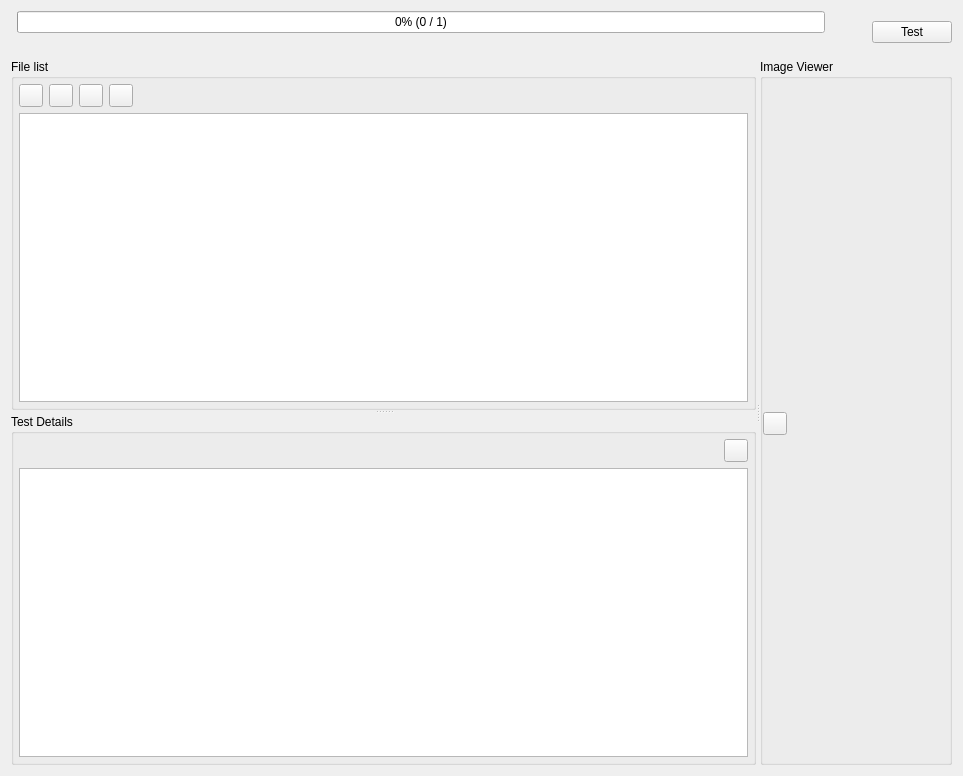
<?xml version="1.0" encoding="UTF-8"?>
<ui version="4.0">
 <class>tester_widget</class>
 <widget class="QWidget" name="tester_widget">
  <property name="geometry">
   <rect>
    <x>0</x>
    <y>0</y>
    <width>963</width>
    <height>776</height>
   </rect>
  </property>
  <property name="windowTitle">
   <string>Form</string>
  </property>
  <layout class="QVBoxLayout" name="verticalLayout_5">
   <item>
    <layout class="QHBoxLayout" name="horizontalLayout">
     <item>
      <layout class="QVBoxLayout" name="verticalLayout_4">
       <property name="leftMargin">
        <number>6</number>
       </property>
       <item>
        <widget class="QProgressBar" name="progress_iter">
         <property name="maximum">
          <number>1</number>
         </property>
         <property name="value">
          <number>0</number>
         </property>
         <property name="format">
          <string>%p% (%v / %m)</string>
         </property>
        </widget>
       </item>
       <item>
        <widget class="QLabel" name="label_time">
         <property name="text">
          <string/>
         </property>
         <property name="alignment">
          <set>Qt::AlignRight|Qt::AlignTrailing|Qt::AlignVCenter</set>
         </property>
        </widget>
       </item>
      </layout>
     </item>
     <item>
      <widget class="QLabel" name="lbl_test_indicator">
       <property name="sizePolicy">
        <sizepolicy hsizetype="Minimum" vsizetype="Minimum">
         <horstretch>0</horstretch>
         <verstretch>0</verstretch>
        </sizepolicy>
       </property>
       <property name="minimumSize">
        <size>
         <width>35</width>
         <height>35</height>
        </size>
       </property>
       <property name="text">
        <string/>
       </property>
      </widget>
     </item>
     <item>
      <widget class="QPushButton" name="btn_test">
       <property name="text">
        <string>Test</string>
       </property>
       <property name="checkable">
        <bool>true</bool>
       </property>
      </widget>
     </item>
    </layout>
   </item>
   <item>
    <widget class="QSplitter" name="splitter_result">
     <property name="orientation">
      <enum>Qt::Horizontal</enum>
     </property>
     <widget class="QSplitter" name="splitter_file_list">
      <property name="orientation">
       <enum>Qt::Vertical</enum>
      </property>
      <widget class="QGroupBox" name="group_file_list">
       <property name="sizePolicy">
        <sizepolicy hsizetype="Preferred" vsizetype="Preferred">
         <horstretch>0</horstretch>
         <verstretch>0</verstretch>
        </sizepolicy>
       </property>
       <property name="minimumSize">
        <size>
         <width>0</width>
         <height>0</height>
        </size>
       </property>
       <property name="maximumSize">
        <size>
         <width>16777215</width>
         <height>16777215</height>
        </size>
       </property>
       <property name="title">
        <string>File list</string>
       </property>
       <layout class="QVBoxLayout" name="verticalLayout_2">
        <property name="leftMargin">
         <number>5</number>
        </property>
        <property name="topMargin">
         <number>5</number>
        </property>
        <property name="rightMargin">
         <number>5</number>
        </property>
        <property name="bottomMargin">
         <number>5</number>
        </property>
        <item>
         <layout class="QHBoxLayout" name="layoutControl">
          <item>
           <widget class="QToolButton" name="btn_add">
            <property name="toolTip">
             <string>add files</string>
            </property>
            <property name="text">
             <string/>
            </property>
           </widget>
          </item>
          <item>
           <widget class="QToolButton" name="btn_add_folder">
            <property name="toolTip">
             <string>add folder</string>
            </property>
            <property name="text">
             <string/>
            </property>
           </widget>
          </item>
          <item>
           <widget class="QToolButton" name="btn_delete">
            <property name="toolTip">
             <string>delete</string>
            </property>
            <property name="text">
             <string/>
            </property>
           </widget>
          </item>
          <item>
           <widget class="QToolButton" name="btn_reset">
            <property name="toolTip">
             <string>restore</string>
            </property>
            <property name="text">
             <string/>
            </property>
           </widget>
          </item>
          <item>
           <spacer name="horizontalSpacer">
            <property name="orientation">
             <enum>Qt::Horizontal</enum>
            </property>
            <property name="sizeHint" stdset="0">
             <size>
              <width>40</width>
              <height>20</height>
             </size>
            </property>
           </spacer>
          </item>
         </layout>
        </item>
        <item>
         <widget class="QTableWidget" name="table_file_list">
          <property name="sizePolicy">
           <sizepolicy hsizetype="Preferred" vsizetype="Preferred">
            <horstretch>0</horstretch>
            <verstretch>0</verstretch>
           </sizepolicy>
          </property>
          <property name="minimumSize">
           <size>
            <width>0</width>
            <height>0</height>
           </size>
          </property>
          <property name="maximumSize">
           <size>
            <width>16777215</width>
            <height>16777215</height>
           </size>
          </property>
          <property name="editTriggers">
           <set>QAbstractItemView::NoEditTriggers</set>
          </property>
         </widget>
        </item>
       </layout>
      </widget>
      <widget class="QGroupBox" name="group_test_detail">
       <property name="sizePolicy">
        <sizepolicy hsizetype="Preferred" vsizetype="Preferred">
         <horstretch>0</horstretch>
         <verstretch>0</verstretch>
        </sizepolicy>
       </property>
       <property name="minimumSize">
        <size>
         <width>0</width>
         <height>0</height>
        </size>
       </property>
       <property name="maximumSize">
        <size>
         <width>16777215</width>
         <height>16777215</height>
        </size>
       </property>
       <property name="title">
        <string>Test Details</string>
       </property>
       <layout class="QVBoxLayout" name="verticalLayout">
        <property name="leftMargin">
         <number>5</number>
        </property>
        <property name="topMargin">
         <number>5</number>
        </property>
        <property name="rightMargin">
         <number>5</number>
        </property>
        <property name="bottomMargin">
         <number>5</number>
        </property>
        <item>
         <layout class="QHBoxLayout" name="layoutControl_2">
          <item>
           <spacer name="horizontalSpacer_2">
            <property name="orientation">
             <enum>Qt::Horizontal</enum>
            </property>
            <property name="sizeHint" stdset="0">
             <size>
              <width>40</width>
              <height>20</height>
             </size>
            </property>
           </spacer>
          </item>
          <item>
           <widget class="QToolButton" name="btn_export_csv">
            <property name="toolTip">
             <string>export in csv file</string>
            </property>
            <property name="text">
             <string/>
            </property>
           </widget>
          </item>
         </layout>
        </item>
        <item>
         <widget class="QTableWidget" name="table_test_detail">
          <property name="sizePolicy">
           <sizepolicy hsizetype="Preferred" vsizetype="Preferred">
            <horstretch>0</horstretch>
            <verstretch>0</verstretch>
           </sizepolicy>
          </property>
          <property name="minimumSize">
           <size>
            <width>0</width>
            <height>0</height>
           </size>
          </property>
          <property name="maximumSize">
           <size>
            <width>16777215</width>
            <height>16777215</height>
           </size>
          </property>
          <property name="editTriggers">
           <set>QAbstractItemView::NoEditTriggers</set>
          </property>
         </widget>
        </item>
       </layout>
      </widget>
     </widget>
     <widget class="QGroupBox" name="group_image_viewer">
      <property name="minimumSize">
       <size>
        <width>0</width>
        <height>0</height>
       </size>
      </property>
      <property name="baseSize">
       <size>
        <width>0</width>
        <height>0</height>
       </size>
      </property>
      <property name="title">
       <string>Image Viewer</string>
      </property>
      <layout class="QVBoxLayout" name="layout_test_image_viewer">
       <property name="leftMargin">
        <number>0</number>
       </property>
       <property name="topMargin">
        <number>6</number>
       </property>
       <property name="rightMargin">
        <number>0</number>
       </property>
       <property name="bottomMargin">
        <number>0</number>
       </property>
       <item>
        <layout class="QHBoxLayout" name="horizontalLayout_2">
         <item>
          <widget class="QToolButton" name="btn_save_image">
           <property name="toolTip">
            <string>add files</string>
           </property>
           <property name="text">
            <string/>
           </property>
          </widget>
         </item>
         <item>
          <spacer name="horizontalSpacer_3">
           <property name="orientation">
            <enum>Qt::Horizontal</enum>
           </property>
           <property name="sizeHint" stdset="0">
            <size>
             <width>40</width>
             <height>20</height>
            </size>
           </property>
          </spacer>
         </item>
        </layout>
       </item>
      </layout>
     </widget>
    </widget>
   </item>
  </layout>
 </widget>
 <resources/>
 <connections/>
</ui>
